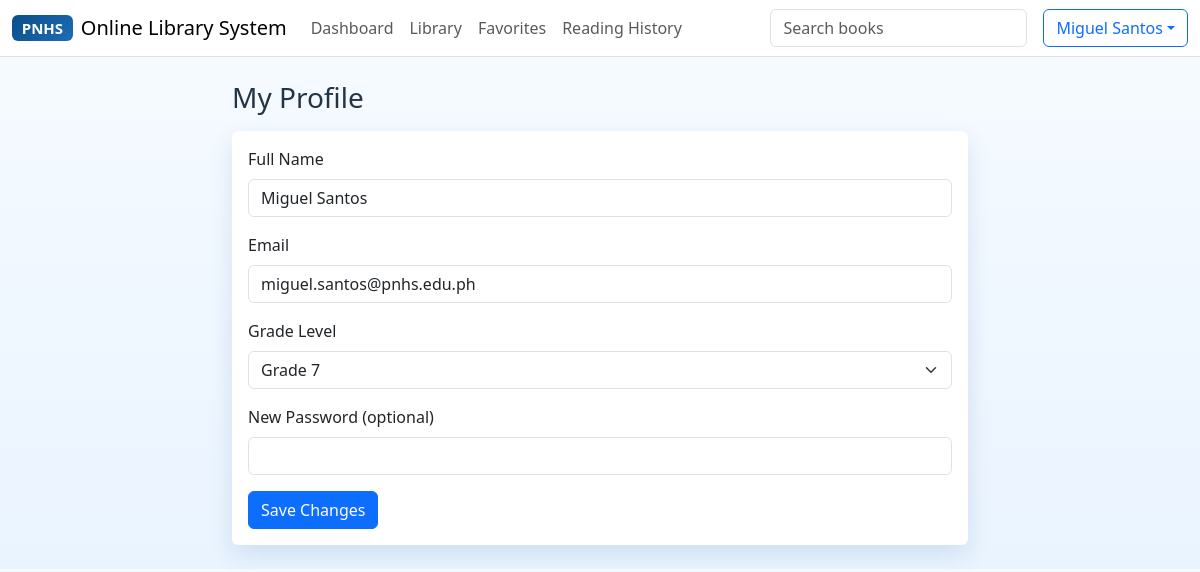
Page /student/profile.php (signed in) on the committed database.
### tables this page shows
CREATE TABLE IF NOT EXISTS system_settings (
    id INT AUTO_INCREMENT PRIMARY KEY,
    system_name VARCHAR(150) NOT NULL DEFAULT 'Online Library System',
    school_name VARCHAR(150) NOT NULL DEFAULT 'Paliparan National High School',
    logo_path VARCHAR(255) DEFAULT NULL,
    updated_at TIMESTAMP DEFAULT CURRENT_TIMESTAMP ON UPDATE CURRENT_TIMESTAMP
);

CREATE TABLE IF NOT EXISTS users (
    id INT AUTO_INCREMENT PRIMARY KEY,
    fullname VARCHAR(150) NOT NULL,
    email VARCHAR(150) NOT NULL UNIQUE,
    password VARCHAR(255) NOT NULL,
    grade_level VARCHAR(20) DEFAULT NULL,
    role ENUM('superadmin', 'admin', 'student') NOT NULL DEFAULT 'student',
    is_active TINYINT(1) NOT NULL DEFAULT 1,
    created_at TIMESTAMP DEFAULT CURRENT_TIMESTAMP
);

### config/config.php (called while the page is built, shortened)
<?php
function e(string $value): string
{
    return htmlspecialchars($value, ENT_QUOTES, 'UTF-8');
}

### config/auth.php (called while the page is built, shortened)
<?php
require_once __DIR__ . '/config.php';
function userDisplayName(): string
{
    return $_SESSION['user']['fullname'] ?? 'User';
}

### student/profile.php (the view, shortened to what this page needs)
<?php
require_once __DIR__ . '/../config/auth.php';
$userId = (int) $_SESSION['user']['id'];
$stmt = $pdo->prepare('SELECT id, fullname, email, grade_level FROM users WHERE id = :id LIMIT 1');
$stmt->execute([':id' => $userId]);
$user = $stmt->fetch();
?>
<!DOCTYPE html>
<html lang="en">
<head>
    <link href="https://cdn.jsdelivr.net/npm/bootstrap@5.3.3/dist/css/bootstrap.min.css" rel="stylesheet">
    <link rel="stylesheet" href="/Library Management System/assets/css/style.css">
</head>
<body>
<?php require __DIR__ . '/_navbar.php'; ?>
<div class="container py-4" style="max-width: 760px;">
    <h3 class="mb-3">My Profile</h3>
    <div class="card card-shadow">
        <div class="card-body">
            <form method="POST">
                <div class="mb-3"><label class="form-label">Full Name</label><input class="form-control" name="fullname" value="<?php echo e($user['fullname']); ?>" required></div>
                <div class="mb-3"><label class="form-label">Email</label><input class="form-control" type="email" name="email" value="<?php echo e($user['email']); ?>" required></div>
                <div class="mb-3"><label class="form-label">Grade Level</label>
                    <select class="form-select" name="grade_level" required>
                        <option <?php echo $user['grade_level'] === 'Grade 7' ? 'selected' : ''; ?>>Grade 7</option>
                    </select>
                </div>
                <div class="mb-3"><label class="form-label">New Password (optional)</label><input class="form-control" type="password" name="new_password" minlength="8"></div>
                <button class="btn btn-primary" type="submit">Save Changes</button>
            </form>
        </div>
    </div>
</div>
</body>
</html>

### student/_navbar.php (shortened to what this page needs)
<?php
$settings = $pdo->query('SELECT system_name, school_name, logo_path FROM system_settings ORDER BY id ASC LIMIT 1')->fetch();
?>
<nav class="navbar navbar-expand-lg bg-white border-bottom sticky-top">
    <div class="container-fluid">
        <a class="navbar-brand d-flex align-items-center gap-2" href="dashboard.php">
            <?php if (!empty($settings['logo_path'])): ?>
                <img src="/Library Management System/uploads/covers/<?php echo e($settings['logo_path']); ?>" width="34" height="34" class="rounded" alt="Logo">
            <?php else: ?>
                <span class="badge brand-gradient">PNHS</span>
            <?php endif; ?>
            <span><?php echo e($settings['system_name'] ?? 'Online Library System'); ?></span>
        </a>
        <div class="collapse navbar-collapse" id="studentNav">
            <ul class="navbar-nav me-auto mb-2 mb-lg-0">
                <li class="nav-item"><a class="nav-link" href="dashboard.php">Dashboard</a></li>
                <li class="nav-item"><a class="nav-link" href="library.php">Library</a></li>
                <li class="nav-item"><a class="nav-link" href="favorites.php">Favorites</a></li>
                <li class="nav-item"><a class="nav-link" href="reading-history.php">Reading History</a></li>
            </ul>
            <form class="d-flex me-3" action="library.php" method="GET">
                <input class="form-control" name="search" placeholder="Search books">
            </form>
            <div class="dropdown">
                <button class="btn btn-outline-primary dropdown-toggle" data-bs-toggle="dropdown"><?php echo e(userDisplayName()); ?></button>
            </div>
        </div>
    </div>
</nav>

### assets/css/style.css (style rules this page uses)
:root { --primary-blue: #0a4d8c; --secondary-blue: #1f6db4; --light-blue: #eaf4ff; --white: #ffffff; --text-dark: #243447; }
body { background: linear-gradient(180deg, #f6fbff 0%, #eaf4ff 100%); color: var(--text-dark); }
.brand-gradient { background: linear-gradient(135deg, var(--primary-blue), var(--secondary-blue)); }
.card-shadow { box-shadow: 0 10px 24px rgba(10, 77, 140, 0.12); border: none; }

### rows in the picture
system_settings: system_name "Online Library System"
users: fullname "Miguel Santos", email "miguel.santos@pnhs.edu.ph", grade_level "Grade 7"

### other values in the picture
userDisplayName() "Miguel Santos"
